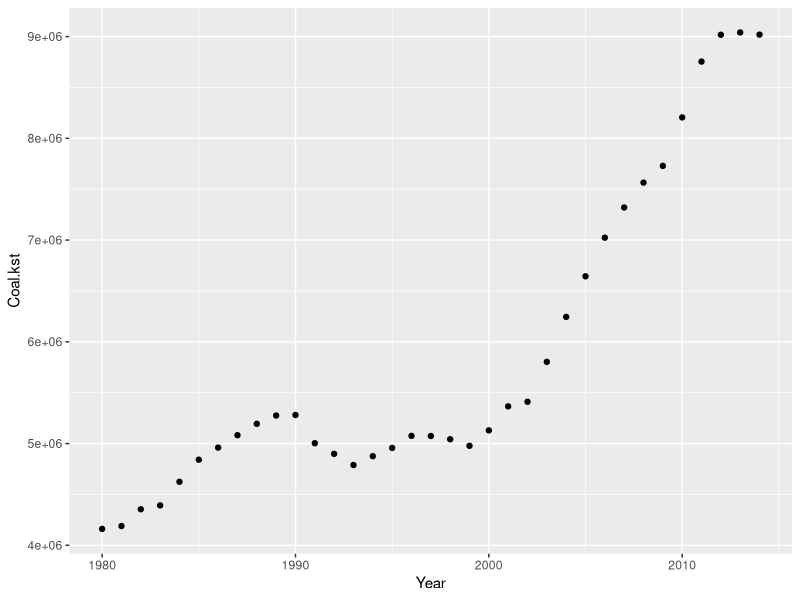

Write the R code that produced this figure.
## ---- chunk 1
library(tidyverse)
## ---- chunk 2
#Read in data and Clean it up a little. Units are in imperial short tons. Need to convert to metric tons. 
#Also switching format to be in tidy data format (long). #Remove countries that produce no coal
coal <- read.csv('data/totalcoal.csv',stringsAsFactors = F) %>%
  gather(key='Year',value='Coal.kst',-country) %>%
  mutate(Year=as.numeric(gsub('X','',.$Year))) %>%
  mutate(Coal.kst=as.numeric(Coal.kst)) %>%
  filter(!is.na(Coal.kst))

globeplot <- coal %>% filter(country=='GlobalTotal') %>%
  ggplot(aes(x=Year,y=Coal.kst)) + geom_point() 
globeplot

